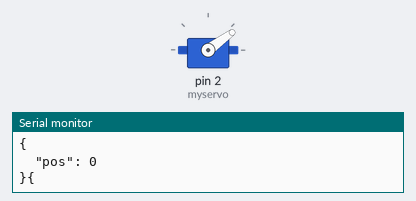
A sketch run on a simulated Arduino Uno, built with avr-gcc and run on an emulated ATmega328P. Parts: servo, the last lines printed to the serial monitor.

Above: at 0.05 s.
At 0.2 s:
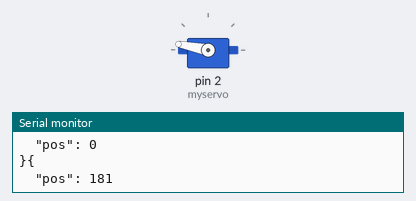
Timing chart, 0 to 3.0 s (numbered marks = the images above):
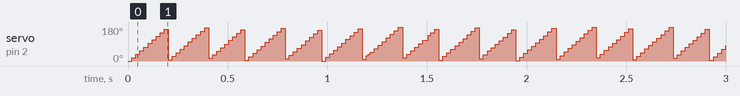

Measured:
- by itself, servo on pin 2 (myservo): ramps from 0° to 180° and jumps back, once every 0.20 s

The sketch:

cpp_server.ino
```cpp
#include <Servo.h>
#include <ArduinoJson.h>

Servo myservo;

int pos = 0;

void setup() {
  // put your setup code here, to run once:
  Serial.begin(9600);
  myservo.attach(2);
}

void loop() {
  // put your main code here, to run repeatedly:
  DynamicJsonBuffer jBuffer;
  JsonObject& root = jBuffer.createObject();

  root["pos"] = pos;
  root.prettyPrintTo(Serial);

  for (pos = 0; pos <= 180; pos += 1) {
    myservo.write(pos);
    delay(1);
  }
}
```
